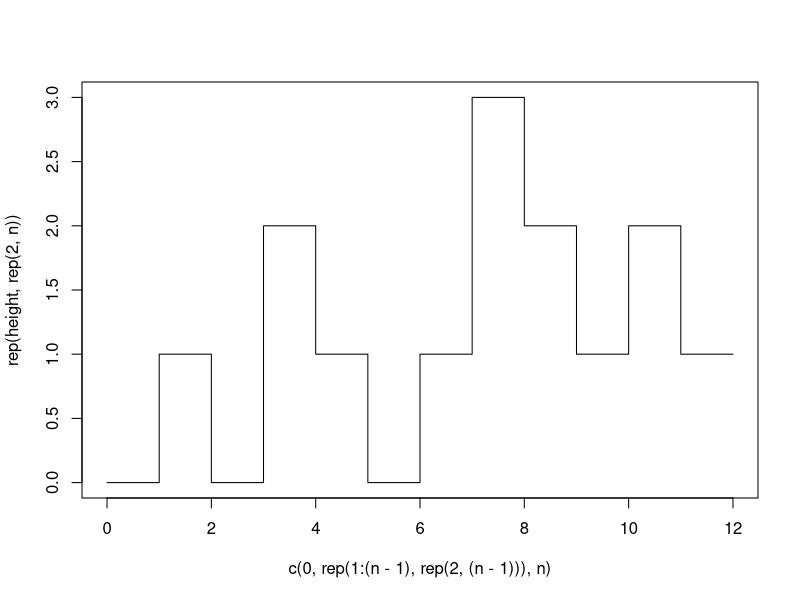
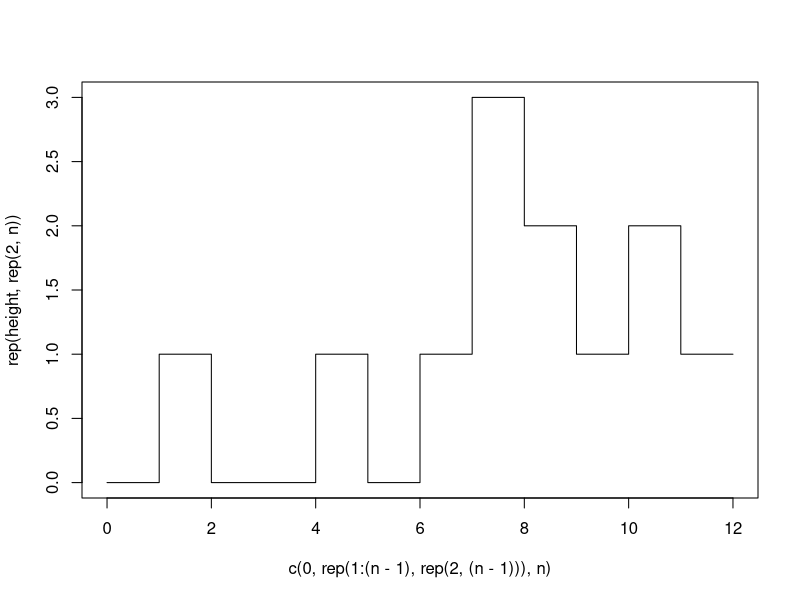

Reproduce these figures in R, in order.
##########31. Next Permutation##########
nextPermutation<- function(nums) {
  n<- length(nums)
  i<- n
  while(nums[i] <= nums[i-1]) {
    i<- i-1
  }
  if(i!=n) {
    ex<- nums[i:n]
    index<- which.min(ex[ex>nums[i-1]])
    a<- nums[i-1]
    nums[i-1]<- ex[index]
    ex[index]<- a
    ex<- sort(ex)
    return(c(nums[1:(i-1)], ex))
  }
  else {
    a<- nums[n]
    nums[n]<- nums[n-1]
    nums[n-1]<- a
    return(nums)
  }
}
nums<- c(6, 5, 4, 8, 7, 5, 1)
nextPermutation(nums)
nextPermutation(c(1,1,5))

##########32. Longest Valid Parentheses##########
Valid_Parentheses<- function(str) {
  punct_front<- c("(", "[", "{")
  punct_back<- c(")", "]", "}")
  x<-unlist(strsplit(str, split = ""))
  index_front<- which(x%in%punct_front)
  index_back<- which(x%in%punct_back)
  judge<- 0
  if(length(index_front)==length(index_back)) {  
    if(sum(index_front > index_back)==0) {
      judge<- 1
      n<- length(index_front)
      for(i in 1:n) {
        x_front<- x[index_front[n+1-i]]
        i_back<- min(index_back[index_back>index_front[n+1-i]])
        if(which(x_front %in% punct_front)!=
           which(x[i_back] %in% punct_back)) {
          judge<- 0
          break
        }
      }
    }
  }
  return(as.logical(judge))
}

longestValidParentheses<- function(s) {
  n<- nchar(s)
  ans<- ""
  for(i in 1:(n-1)) {
    for(j in (i+1):n) {
      x<- substr(s, start = i, stop = j)
      judge<- Valid_Parentheses(x)
      if(judge & nchar(x)>nchar(ans)) {ans<- x}
    }
  }
  return(list(ans, nchar(ans)))
}
longestValidParentheses(")()())")
longestValidParentheses("(()")

##########33. Search in Rotated Sorted Array##########
search<- function(nums, target) {
  return(ifelse(target %in% nums, which(target == nums), -1))
}
search(c(4,5,6,7,0,1,2), 6)
search(c(4,5,6,7,0,1,2), 8)

##########34. Search for a Range##########
searchRange<- function(nums, target) {
  if(target %in% nums) {return(which(nums == target))}
  else {return(c(-1,-1))}
}
searchRange(c(5, 7, 7, 8, 8, 10), 8)
searchRange(c(5, 7, 7, 8, 8, 10), 2)

##########35. Search Insert Position##########
searchInsert<- function(nums, target) {
  if(!(target %in% nums)) {nums<- sort(c(nums, target))}
  return(which(nums==target)-1)
}
n<- c(1,3,5,6)
searchInsert(n, 5)
searchInsert(n, 2)
searchInsert(n, 7)
searchInsert(n, 0)

##########36. Valid Sudoku##########
isValidSudoku<- function(sudoku) {
  valid<- function(nums) {
    nums<- as.numeric(nums[-which(nums==".")])
    judge<- 0
    if(sum(duplicated(nums))==0) {
      if(sum(nums>9)==0) {
        judge<- 1
      }
    }
    return(judge)
  }
  j1<- NULL
  for(i in c(1,3,6)) {
    for(j in c(1,3,6)) {
      x<- c(sudoku[i,j:(j+2)], sudoku[(i+1),j:(j+2)],
            sudoku[(i+2), j:(j+2)])
      j1<- rbind(j,valid(x))
    }
  }
  j2<- apply(sudoku, 1, valid)
  j3<- apply(sudoku, 2, valid)
  if(sum(!j1,!j2,!j3)==0) {return("is valid")}
  else {return("not valid")}
}

sudoku<- matrix(c(5,6,".",8,4,7,".",".",".",
              3,".",9,".",".",".",6,".",".",
              ".",".",8,".",".",".",".",".",".",
              ".","1",".",".","8",".",".","4",".",
              "7","9",".","6",".","2",".","1","8",
              ".","5",".",".","3",".",".","9",".",
              ".",".",".",".",".",".","2",".",".",
              ".",".","6",".",".",".","8",".","7",
              ".",".",".",3,1,6,".",5,9), nrow = 9)
isValidSudoku(sudoku)

sudoku2<- matrix(c(8,6,".",8,4,7,".",".",".",
                  3,".",9,".",".",".",6,".",".",
                  ".",".",8,".",".",".",".",".",".",
                  ".","1",".",".","8",".",".","4",".",
                  "7","9",".","6",".","2",".","1","8",
                  ".","5",".",".","3",".",".","9",".",
                  ".",".",".",".",".",".","2",".",".",
                  ".",".","6",".",".",".","8",".","7",
                  ".",".",".",3,1,6,".",5,9), nrow = 9)
isValidSudoku(sudoku2)

##########37. Sudoku Solver##########

##########38. Count and Say##########
countAndSay<- function(n) {
  count<- function(nums) {
    nums<- unlist(strsplit(as.character(nums), split = ""))
    n<- length(nums)
    l<- 1
    a<- 1
    b<- nums[1]
    for(i in 1:(n-1)) {
      if(nums[i+1]==nums[i]) {
        a[l]<- a[l]+1
        b[l]<- nums[i]
        }
      else {
        l<- l+1
        a[l]<- 1
        b[l]<- nums[i+1]
        }
    }
    return(as.numeric(paste(a, b,sep = "", collapse = "")))
  }
  if(n==1) {return(1)}
  if(n==2) {return(11)}
  else {
    ans<- 11
    for(i in 2:(n-1)) {
      ans<- count(ans)
    }
  }
  return(ans)
}
countAndSay(4)
countAndSay(5)
countAndSay(6)
countAndSay(7)

##########39. Combination Sum##########
combinationSum<- function(candidates, target) {
  library(gtools)
  candidates<- sort(candidates)
  n<- floor(target/candidates[1])
  ans<- vector("list")
  k<- 1
  for(i in 1:n) {
    index<- permutations(n=length(candidates),r=i, repeats.allowed = T)
    ans[[k]]<- candidates[index[which(rowSums(matrix(candidates[index],ncol = i))
            == target),]]
    if(length(ans[[k]])==0) {next}
    else {
      ans[[k]]<- t(apply(matrix(ans[[k]], ncol = i), 1, sort))
      ans[[k]]<- ans[[k]][!duplicated(ans[[k]]),]
      k<- k+1
    }
  }
  return(ans)
}
combinationSum(c(2,3,6,7), 7)
combinationSum(c(2,3,6,7), 6)
combinationSum(c(2,3,6,7), 15)

##########40. Combination Sum II##########
combinationSum2<- function(candidates, target) {
  library(gtools)
  candidates<- sort(candidates)
  n<- length(candidates)
  ans<- vector("list")
  k<- 1
  for(i in 1:n) {
    index<- permutations(n=n,r=i)
    ans[[k]]<- candidates[index[which(rowSums(matrix(candidates[index],ncol = i))
                                      == target),]]
    if(length(ans[[k]])==0) {next}
    else {
      ans[[k]]<- t(apply(matrix(ans[[k]], ncol = i), 1, sort))
      ans[[k]]<- ans[[k]][!duplicated(ans[[k]]),]
      k<- k+1
    }
  }
  return(ans)
}
combinationSum2(c(10, 1, 2, 7, 6, 1, 5), 8)
combinationSum(c(2,3,6,7), 6)
combinationSum(c(2,3,6,7), 15)

##########41. First Missing Positive#########
firstMissingPositive<- function(nums) {
  nums<- sort(nums)
  f<- which(nums>0)[1] #extra constant space
  for(i in f:length(nums)) {
    if(nums[i]!= (i-f+1)) { break}
  }
  if(i==length(nums)) {return(i-f+2)}
  else {return(i-f+1)}
}
firstMissingPositive(c(3,1,2,0))
firstMissingPositive(c(3,4,-1,1,-2))

##########42. Trapping Rain Water#########
trap<- function(height) {
  n<- length(height)
  i<- 1
  max_left<-0
  max_right<- 0
  ans<- 0
  plot(c(0, rep(1:(n-1),rep(2,(n-1))), n), rep(height, rep(2,n)), type = "l")
  while(i<n) {
    if(height[i]<= height[n]) {
      max_left<- max(max_left, height[i])
      ans<- ans+(max_left- height[i])
      i<- i+1
    }
    else {
      max_right<- max(max_right, height[n])
      ans<- ans+(max_right- height[n])
      n<- n-1
    }
  }
  
  return(ans)
}
trap(c(0,1,0,2,1,0,1,3,2,1,2,1))
trap(c(0,1,0,0,1,0,1,3,2,1,2,1))

##########43. Multiply Strings##########
MultiplyStrings<- function(num1,num2) {
  n1<- length(num1)
  n2<- length(num2)
  mat<- matrix(0, nrow = n1*n2, ncol = n1+n2)
  n<- 1
  for(i1 in 1:n1) {
    for(i2 in 1:n2) {
      mat[n, (i1+i2-1)]<- (num1[i1]*num2[i2])%/%10
      mat[n, (i1+i2)]<- (num1[i1]*num2[i2])%%10
      n<- n+1
    }
  }
  k<- 1
  tens<- 0
  ans<- rep(0,(n1+n2))
  for(j in rev(1:(n1+n2))) {
    a<- sum(mat[,j])+tens
    tens<- a%/%10
    ans[k]<- a%%10
    k<- k+1
  }
  if(a >= 10) {ans[k]<- tens}
  return(rev(ans))
}
MultiplyStrings(c(1,9,7,9,9), c(9,9,8))

##########44. Wildcard Matching##########
isMatch<- function(s, p) {
  if(nchar(p)<= nchar(s)) {
    expr<- unlist(strsplit(p ,split = ""))
    expr<- ifelse(expr=="?", ".{1}", expr)
    expr<- ifelse(expr=="*", ".*", expr)
    expr<- paste(expr, collapse = "")
    if(regmatches(s, regexpr(pattern = expr, s))==s) {return(TRUE)}
    else {return(FALSE)}
  }
  else {return(FALSE)}
}
isMatch("aa","a")
isMatch("aa","aa")
isMatch("aa", "*")
isMatch("aab", "c*a*b")
isMatch("ab", "?*")

##########45. Jump Game II##########
jump<- function(nums) {
  n<- length(nums)
  a<- 1
  b<- 0
  k<- 0
  for(i in 1:n) {
    if(a<i) {
      a<- b
      k<- k+1
    }   
    b<- max(b, i+nums[i])
  }
  return(k)
}
jump(c(2,3,1,1,4))
jump(c(2,3,1,1,4,1,1))

##########46. Permutations##########

##########47. Permutations II##########

##########48. Rotate Image##########

##########49. Group Anagrams##########
groupAnagrams<- function(strs) {
  a<- sapply(strs, strsplit, split="")
  a<- lapply(a, sort)
  a<- unlist(lapply(a, paste, collapse=""))
  index<- lapply(unique(a), function(x) {which(a==x)})
  ans<- lapply(index, function(x) {strs[x]})
  return(ans)
}
groupAnagrams(c("eat", "tea", "tan", "ate", "nat", "bat"))

##########50. Pow(x, n)##########
myPow<- function(x, n) {
  if(n==1) {return(x)}
  else {
    if(n%%2==0) {return(Recall(x, n/2)*Recall(x, n/2))}
    else {return(x*Recall(x, n-1))}
  }
}
myPow(2,8)
myPow(3,3)

##########51. N-Queens##########
solveNQueens<- function(n) {
  library(gtools)
  index<- permutations(n=n, r=n)
  ans<- NULL
  for(k in 1:nrow(index)) {
    judge<- 1
    for(i in 1:(n-1)) {
      test<- abs(index[k, (i+1):n]-index[k,i])
      if(sum(test==c(1:(n-i)))!=0) {
        judge<- 0
        break
      }
    }
    if(judge==1 & i==(n-1)) {ans<- rbind(ans, index[k,])}
  }
  display<- apply(ans, 1, function(vec) {
    l<- length(vec)
    mat<- matrix(".",l,l)
    for(i in 1:l) {mat[i,vec[i]]<- "Q"}
    mat<- apply(mat, 1, paste, collapse="")
    return(mat)
  })
  colnames(display)<- paste("solution", 1:nrow(ans), sep = "")
  return(display)
}
solveNQueens(4)
solveNQueens(5)

##########52. N-Queens II##########
totalNQueens<- function(n) {
  ans<- solveNQueens(n)
  return(ncol(ans))
}
totalNQueens(4)
totalNQueens(5)










